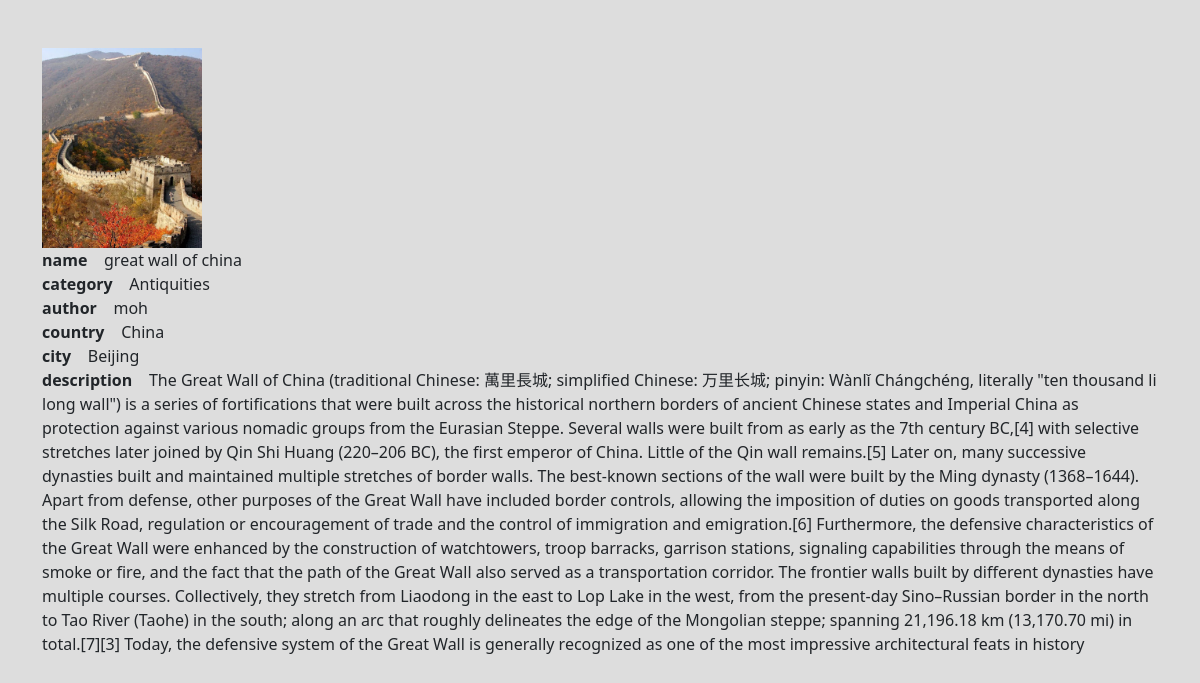
The app's page /great-wall-of-china/ with its own data.
### blog/models.py (models this page shows, shortened)
class BaseModel(models.Model):
    is_deleted = models.BooleanField(default=False)
    is_updated = models.DateTimeField(auto_now=True)
    is_created = models.DateTimeField(auto_now_add=True)
    id = models.IntegerField(primary_key=True,unique=True)
    class Meta:
        abstract = True

class SightseeingPlaces(BaseModel):
    name = models.CharField(max_length=100)
    category = models.ForeignKey(Category,on_delete=models.CASCADE,null=True)
    image = models.ImageField(blank=True,null=True,upload_to="images/")
    author = models.ForeignKey(User,on_delete=models.CASCADE)
    slug = models.SlugField(max_length=100,null=True)
    country = models.CharField(max_length=100,blank=True)
    city = models.CharField(max_length=100,blank=True)
    description = models.TextField(blank=True)

class Category(BaseModel):
    categoryName = models.CharField(max_length=100)
    def __str__(self):
        return self.categoryName

### blog/views.py (the view)
# urls.py: path('<slug:slug>/',projectDetail.as_view(),name="project-detail"),
class projectDetail(DetailView):
    model = SightseeingPlaces
    template_name = 'project-detail.html'
    context_object_name = "project"
    def get_context_data(self, **kwargs):
        context = super().get_context_data(**kwargs)
        return context

### blog/templates/project-detail.html
{% extends 'main.html' %}
{% block content %}
<br><br>
    <div class="container">
        <img style="height: 200px;width: auto;" src="{{project.image.url}}"><br>
        <strong>name &nbsp;</strong>&nbsp;&nbsp;{{project.name}}<br>
        <strong>category &nbsp;</strong>&nbsp;&nbsp;{{project.category}}<br>
        <strong>author &nbsp;</strong>&nbsp;&nbsp;{{project.author}}<br>
        <strong>country &nbsp;</strong>&nbsp;&nbsp;{{project.country}}<br>
        <strong>city &nbsp;</strong>&nbsp;&nbsp;{{project.city}}<br>
        <strong>description &nbsp;</strong>&nbsp;&nbsp;{{project.description}}<br>
    </div>
{% endblock content %}

### static/main.css (style rules this page uses)
body { background-color: #ddd ; }

### records on screen
SightseeingPlaces: image (picture), name "great wall of china", category "Antiquities", author "moh", country "China", city "Beijing", description "The Great Wall of China (traditional Chinese: 萬里長城; simplified Chinese: 万里长城; pinyin: Wànlǐ Chángchéng, literally \"ten thousand li long wall\") is a series of fortifications that were built across the historical northern borders of ancient Chinese states and Imperial China as protection against various nomadic groups from the Eurasian Steppe. Several walls were built from as early as the 7th century BC,[4] with selective stretches later joined by Qin Shi Huang (220–206 BC), the first emperor of China. Little of the Qin wall remains.[5] Later on, many successive dynasties built and maintained multiple stretches of border walls. The best-known sections of the wall were built by the Ming…"
